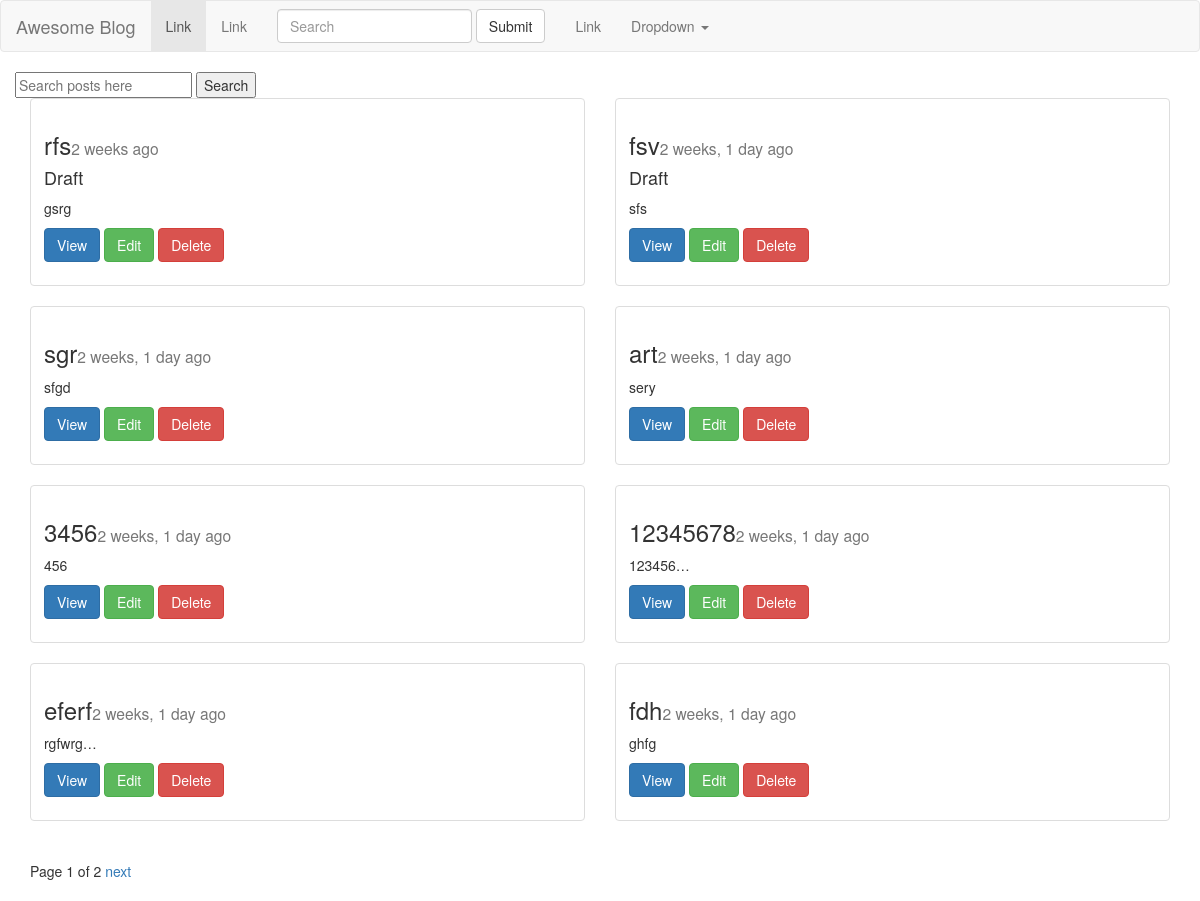
The app's page /posts/list/ (signed in), older data.
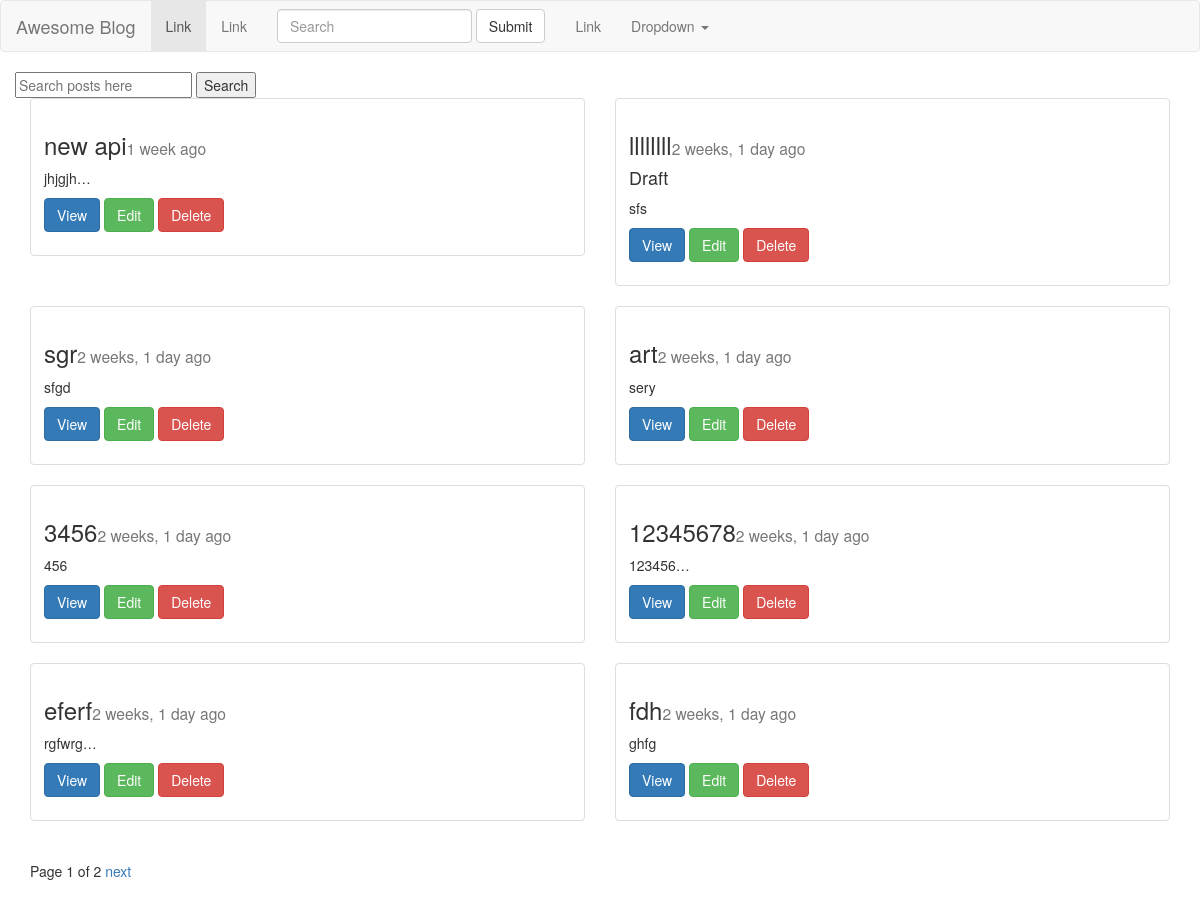
The same page, newer data.
### posts/models.py (models this page shows)
class Post(models.Model):
	author = models.ForeignKey(User, default=1) #when there is foreign key that mean many objects to one user
	title = models.CharField(max_length=50)
	content = models.TextField()
	slug = models.SlugField(unique=True, null=True)
	image = models.ImageField(upload_to="blog_image", null=True, blank=True)
	draft = models.BooleanField(default=False)
	publish = models.DateField()
	updated = models.DateTimeField(auto_now = True)
	timestamp =  models.DateTimeField(auto_now_add = True)
	def __str__(self):
		return self.title
	def get_absolute_url(self):
		return reverse ("posts:detail", kwargs = {"slug": self.slug})
	class Meta:
		ordering = ['-timestamp'] #for ordering everything by defult

### posts/views.py (the view, shortened to what this page needs)
def post_list(request):
    today = timezone.now().date()
    if request.user.is_staff or request.user.is_superuser:
        obj_list = Post.objects.all()
    else:
        obj_list = Post.objects.filter(draft=False).filter(publish__lte=today) #.order_by('-timestamp', 'title') to order for certine html
    query = request.GET.get("q")
    paginator = Paginator(obj_list, 8) # Show 5 contacts per page
    page = request.GET.get('page')
    try:
        objs = paginator.page(page)
    except PageNotAnInteger:
        objs = paginator.page(1)
    except EmptyPage:
        objs = paginator.page(paginator.num_pages)
    context = {
    "post_list": objs,
    "today":today,
    }
    return render(request, "post_list.html", context)

### posts/templates/post_list.html (shortened to what this page needs)
{% extends 'base.html' %}
{% block content %}
	<div class="row">
  <form action="{% url 'posts:list' %}" method="GET">
    <input type="text" name="q" placeholder="Search posts here" value="{{request.GET.q}}">
    <input type="submit" value="Search">
  </form>
	{% for x in post_list %}
		<div class="col-sm-6">
			<div class="thumbnail">
      			<div class="caption">
       			 <h3>{{x.title}}<small>{{x.publish|timesince}} ago</small></h3>
             {% if x.draft %}
             <h4>Draft</h4>
             {% endif %}
      			  <p>{{x.content|linebreaks|truncatechars:10}}</p>
       			  <p>
		        	<a href="{{x.get_absolute_url}}" class="btn btn-primary">View</a>
					<a href="{% url 'posts:update' slug=x.slug %}" class="btn btn-success">Edit</a>
					<a href="{% url 'posts:delete' slug=x.slug %}" class="btn btn-danger">Delete</a>
        		</p>
     			</div>
    		</div>
    	</div>
	{% endfor %}
	</div>
	<div class="pagination">
    <span class="step-links">
        <span class="current">
            Page {{ post_list.number }} of {{ post_list.paginator.num_pages }}
        </span>
        {% if post_list.has_next %}
            <a href="?page={{ post_list.next_page_number }}&q={{request.GET.q}}">next</a>
        {% endif %}
    </span>
</div>
{% endblock content %}

### posts/templates/base.html (shortened to what this page needs)
<!DOCTYPE html>
{% load static %}
<html>
<head>
	<link rel="stylesheet" href="{% static 'css/bootstrap.min.css' %}">
	<link rel="stylesheet" href="{% static 'css/base.css' %}">
</head>
<body>
{% include "navbar.html" %}
<div class="container">
{% block content %}
{% endblock content %}
</div>
</body>
</html>

### posts/templates/navbar.html (shortened to what this page needs)
<nav class="navbar navbar-default">
  <div class="container-fluid">
    <div class="navbar-header">
      <a class="navbar-brand" href="{% url 'posts:list' %}">Awesome Blog</a>
    </div>
    <div class="collapse navbar-collapse" id="bs-example-navbar-collapse-1">
      <ul class="nav navbar-nav">
        <li class="active"><a href="#">Link <span class="sr-only">(current)</span></a></li>
        <li><a href="#">Link</a></li>
      {% if reqest.user.is_staff or request.user.is_superuser %}
      <form class="navbar-form navbar-left">
        <div class="form-group" action="{% url 'posts:list' %}" method="GET">
          <input type="text" class="form-control" placeholder="Search" name="q" value="{{request.GET.q}}">
        </div>
        <button lass="navbar-form navbar-left" type="submit" class="btn btn-default">Submit</button>
      </form>
      <ul class="nav navbar-nav navbar-right">
        <li><a href="#">Link</a></li>
        <li class="dropdown">
          <a href="#" class="dropdown-toggle" data-toggle="dropdown" role="button" aria-haspopup="true" aria-expanded="false">Dropdown <span class="caret"></span></a>
        </li>
        {% endif %}
      </ul>
    </div>
  </div>
</nav>

Row changes from the older to the newer data that the page shows:
removed Post: title "rfs", publish "2 weeks", draft "Draft", content "gsrg"
added Post: title "new api", publish "1 week", content "jhjgjh…"
changed Post "sfs": title "fsv" → "llllllll"
